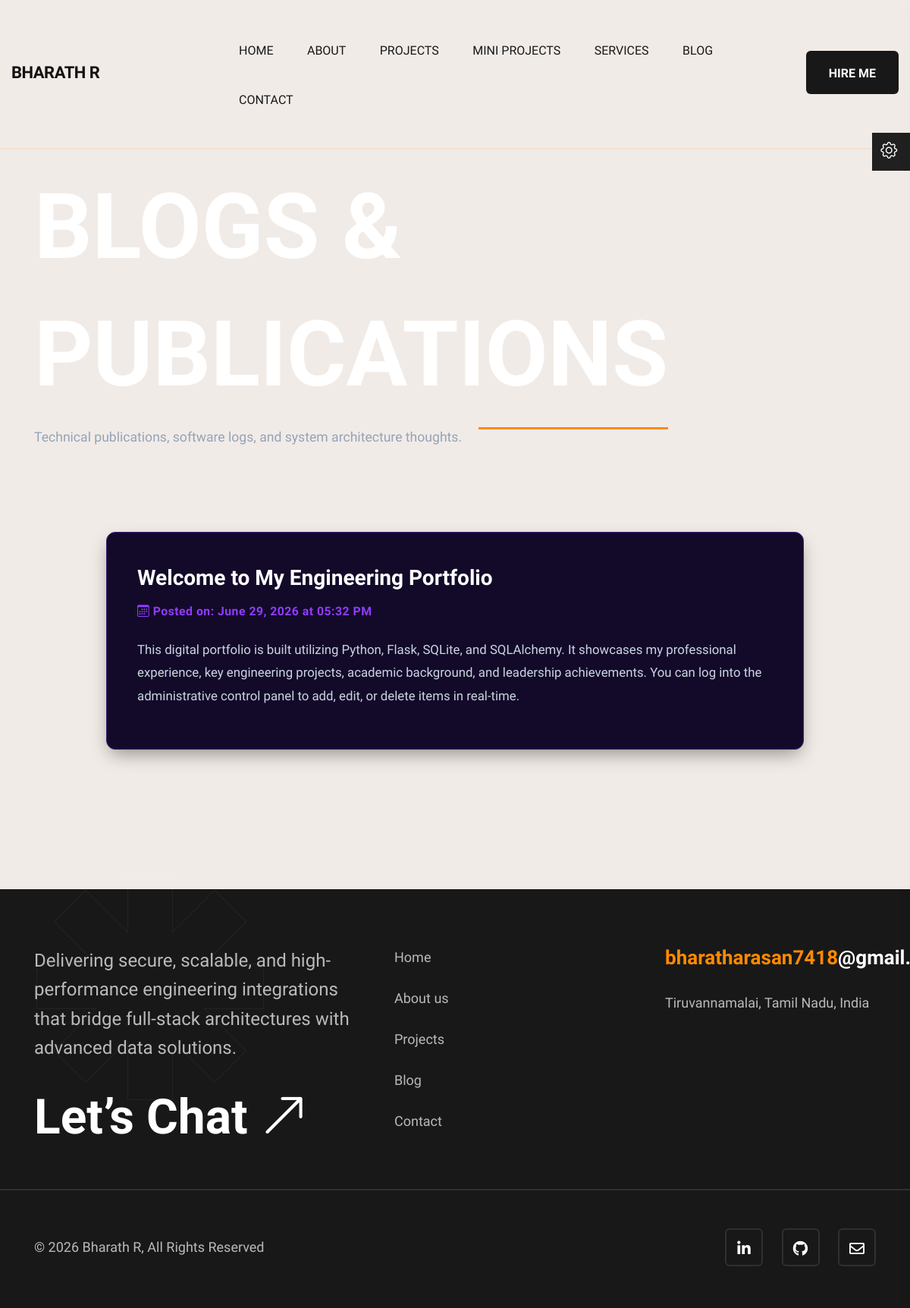
The app's page /blogs, older data.
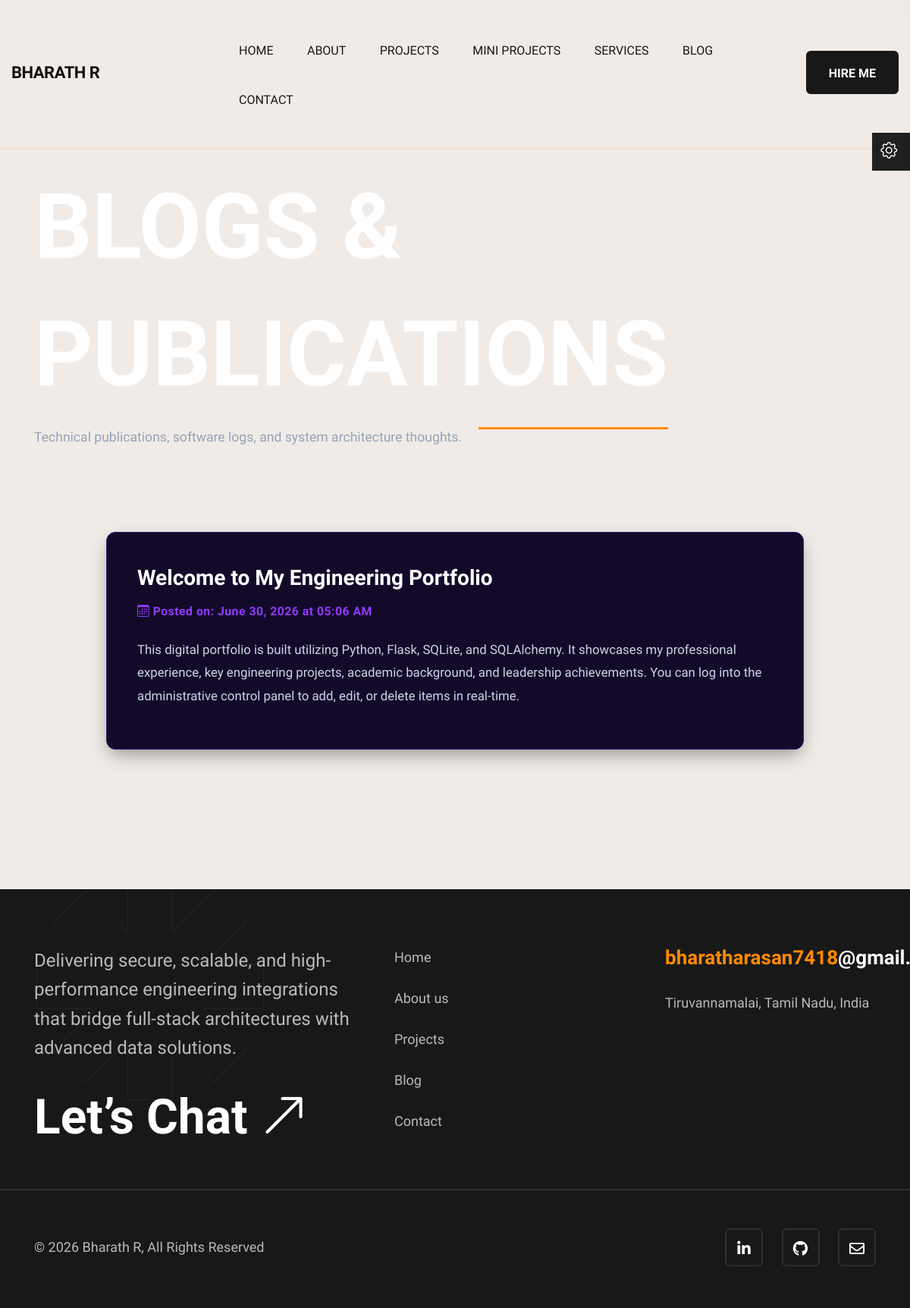
The same page, newer data.
### app.py (models this page shows)
class Blog(db.Model):
    id = db.Column(db.Integer, primary_key=True)
    title = db.Column(db.String(150), nullable=False)
    content = db.Column(db.Text, nullable=False)
    date_posted = db.Column(db.DateTime, nullable=False, default=datetime.utcnow)

### app.py (the view)
@app.route('/blogs')
def blogs():
    all_blogs = Blog.query.order_by(Blog.date_posted.desc()).all()
    return render_template('blogs.html', blogs=all_blogs)

### templates/blogs.html
{% extends 'base.html' %}
{% block content %}
<div class="page-title-area pt-215 pb-30">
    <div class="container">
        <div class="row align-items-center">
            <div class="col-lg-9">
                <div class="page-title-wrapper text-lg-start text-center mb-40">
                    <h2 class="page-title mb-10" style="color: white;">Blogs & Publications</h2>
                    <p style="color: #94a3b8; font-size: 1.1rem;">Technical publications, software logs, and system architecture thoughts.</p>
                </div>
            </div>
        </div>
    </div>
</div>
<section class="blogs-details pt-40 pb-160">
    <div class="container">
        <div class="row justify-content-center">
            <div class="col-lg-10">
                {% for blog in blogs %}
                <div class="card mb-4" style="background: #130a2a; border: 1px solid #3c1e75; border-radius: 12px; padding: 40px; box-shadow: 0 10px 25px -5px rgba(0, 0, 0, 0.4);">
                    <h3 style="color: white; font-weight: 700; margin-bottom: 10px;">{{ blog.title }}</h3>
                    <small style="color:#913BFF; font-weight: 600; letter-spacing: 0.5px; display: block; margin-bottom: 20px;"><i class="bi bi-calendar3"></i> Posted on: {{ blog.date_posted.strftime('%B %d, %Y at %I:%M %p') }}</small>
                    <p style="color:#cbd5e1; font-size: 1.05rem; line-height: 1.8; white-space: pre-wrap;">{{ blog.content }}</p>
                </div>
                {% else %}
                <div class="text-center py-5" style="background: #130a2a; border: 1px solid #3c1e75; border-radius: 12px; padding: 50px;">
                    <p style="color: #94a3b8; font-size: 1.1rem;">No technical insights broadcasted yet. Log in to dashboard to post.</p>
                </div>
                {% endfor %}
            </div>
        </div>
    </div>
</section>
{% endblock %}

### templates/base.html (shortened to what this page needs)
<!DOCTYPE html>
<html class="no-js" lang="en">
<head>
	<link rel="stylesheet" href="{{ url_for('static', filename='css/bootstrap.min.css') }}" />
	<link rel="stylesheet" href="{{ url_for('static', filename='fonts/bootstrap-icons/font-css.css') }}" />
	<link rel="stylesheet" href="{{ url_for('static', filename='css/animate.min.css') }}" />
	<link rel="stylesheet" href="{{ url_for('static', filename='css/slick.css') }}" />
	<link rel="stylesheet" href="{{ url_for('static', filename='css/all.min.css') }}" />
	<link rel="stylesheet" href="{{ url_for('static', filename='css/nice-select.css') }}" />
	<link rel="stylesheet" href="{{ url_for('static', filename='css/magnific-popup.css') }}" />
	<link rel="stylesheet" href="{{ url_for('static', filename='css/metisMenu.css') }}" />
	<link rel="stylesheet" href="{{ url_for('static', filename='css/aos.css') }}" />
	<link rel="stylesheet" href="{{ url_for('static', filename='css/spacing.css') }}" />
	<link rel="stylesheet" href="{{ url_for('static', filename='css/main.css') }}" />
</head>
<body class="light-bg">
	<div class="main-page-wrapper">
		<div class="gear-box">
			<div class="icon">
				<span class="gear-icon"><i class="bi bi-gear"></i></span>
			</div>
		</div>
		<header class="theme-main-menu theme-menu-one pt-35 pb-30">
			<div class="main-header-area">
				<div class="container-fluid">
					<div class="row align-items-center">
						<div class="col-xl-3 col-lg-2 col-6">
							<div class="logo-area">
								<a class="black-logo" href="/"><h4 style="font-weight: 700; color: #111; letter-spacing: -0.5px;">BHARATH R</h4></a>
							</div>
						</div>
						<div class="col-xl-7 col-lg-7 col-6 d-none d-lg-block">
							<div class="main-menu d-none d-lg-block ps-xxl-5">
								<nav id="mobile-menu">
									<ul class="menu-list ps-0">
										<li><a href="/">Home</a></li>
										<li><a href="/about">About</a></li>
										<li><a href="/projects">Projects</a></li>
										<li><a href="/miniprojects">Mini Projects</a></li>
										<li><a href="/services">Services</a></li>
										<li><a href="/blogs">Blog</a></li>
										<li><a href="/contact">Contact</a></li>
									</ul>
								</nav>
							</div>
						</div>
						<div class="col-xl-2 col-lg-3 col-6">
							<div class="right-nav d-flex align-items-center justify-content-end">
								<div class="quote__btn d-none d-sm-inline-block">
									<a href="mailto:bharatharasan7418@gmail.com" class="ht_btn">Hire Me</a>
								</div>
							</div>
						</div>
					</div>
				</div>
			</div>
		</header>
		<main>
			{% block content %}
			{% endblock %}
		</main>
		<footer class="black-bg footer-area-one position-relative">
			<div class="footer-wrapper-one pt-75 pb-20">
				<img src="{{ url_for('static', filename='img/shape/star-5.png') }}" alt="" class="shape-01s">
				<div class="container">
					<div class="row">
						<div class="col-xl-5 col-lg-5 col-md-8">
							<div class="footer-widget mb-30">
								<p class="footer-desc">
									Delivering secure, scalable, and high-performance engineering integrations that bridge full-stack architectures with advanced data solutions.
								</p>
								<a class="chatbot" href="/contact">Let’s Chat <i class="bi bi-arrow-up-right"></i></a>
							</div>
						</div>
						<div class="col-xl-3 col-lg-3 col-md-4">
							<div class="footer-widget ps-xxl-5 ms-xxl-5 mb-30">
								<ul class="style-none">
									<li><a href="/">Home</a></li>
									<li><a href="/about">About us</a></li>
									<li><a href="/projects">Projects</a></li>
									<li><a href="/blogs">Blog</a></li>
									<li><a href="/contact">Contact</a></li>
								</ul>
							</div>
						</div>
						<div class="col-xl-4 col-lg-4 col-md-6">
							<div class="footer-widget mb-30 ms-xl-5 ps-xl-4">
								<a class="mail d-block mb-30" href="mailto:bharatharasan7418@gmail.com"><span class="text-theme">bharatharasan7418</span>@gmail.com</a>
								<address>Tiruvannamalai, Tamil Nadu, India</address>
							</div>
						</div>
					</div>
				</div>
			</div>
			<div class="copyright-area pt-50 pb-25">
				<div class="container">
					<div class="row align-items-center">
						<div class="col-xl-6 col-lg-6 text-lg-start text-center">
							<div class="copyright-text mb-30">
								<p>© 2026 Bharath R, All Rights Reserved</p>
							</div>
						</div>
						<div class="col-xl-6 col-lg-6 text-lg-end text-center">
							<div class="social-media mb-30">
								<a href="https://linkedin.com/in/bharath-r-22a4482a0" target="_blank"><i class="fab fa-linkedin-in"></i></a>
								<a href="https://github.com/bharath7418" target="_blank"><i class="fab fa-github"></i></a>
								<a href="mailto:bharatharasan7418@gmail.com"><i class="far fa-envelope"></i></a>
							</div>
						</div>
					</div>
				</div>
			</div>
		</footer>
	</div>
</body>
</html>

### static/css/spacing.css (style rules this page uses)
.mb-10 { margin-bottom: 10px; }
.mb-30 { margin-bottom: 30px; }
.mb-40 { margin-bottom: 40px; }
.pt-35 { padding-top: 35px; }
.pt-40 { padding-top: 40px; }
.pt-50 { padding-top: 50px; }
.pt-75 { padding-top: 75px; }
.pt-215 { padding-top: 215px; }
.pb-20 { padding-bottom: 20px; }
.pb-25 { padding-bottom: 25px; }
.pb-30 { padding-bottom: 30px; }
.pb-160 { padding-bottom: 160px; }

### templates/base.html (style rules this page uses)
:root { --accent-cyan: #913BFF; --text-muted: #94a3b8; --card-dark: #120c24; }
.card { background: #130a2a; border: 1px solid #3c1e75; padding: 2.2rem; border-radius: 12px; box-shadow: 0 10px 25px -5px rgba(0, 0, 0, 0.4); transition: transform 0.3s ease, border-color 0.3s ease, box-shadow 0.3s ease; }
.card h3, .card h4 { color: #ffffff; font-weight: 650; margin-bottom: 0.85rem; }
.card p { font-size: 0.95rem; line-height: 1.6; }

Row changes from the older to the newer data that the page shows:
changed Blog "Welcome to My Engineering Portfolio": date_posted "June 29, 2026 at 05:32 PM" → "June 30, 2026 at 05:06 AM"
